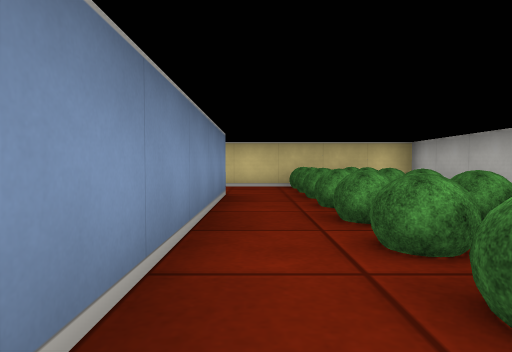
[1] (above)

13 first-person views from a walk through a cub3D level. The camera is about half as high as the walls, tilts 2° down and sees 75° across. The floor is counted in squares. Each view is taken from the middle of a square. On the plan, view 1 faces up. The plan holds only what a view shows up to about 9 squares ahead; the rest is blank.

[2]
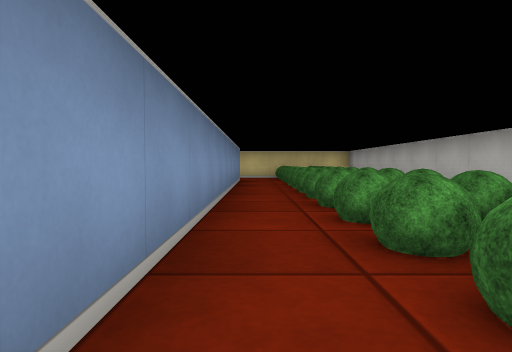

[3]
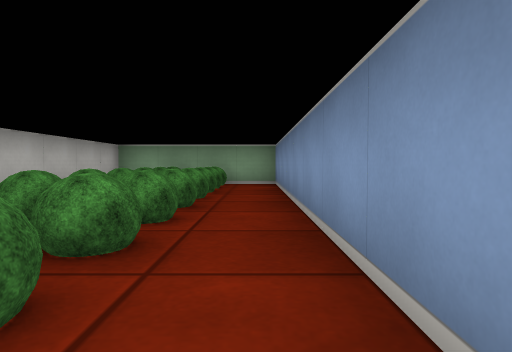

[4]
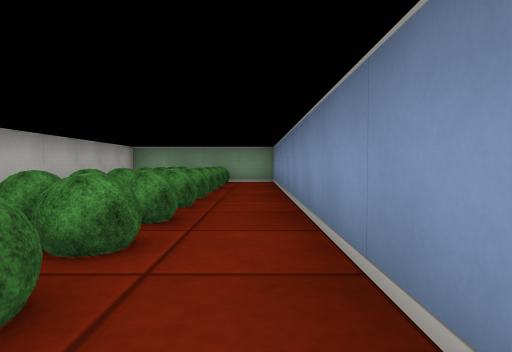

[5]
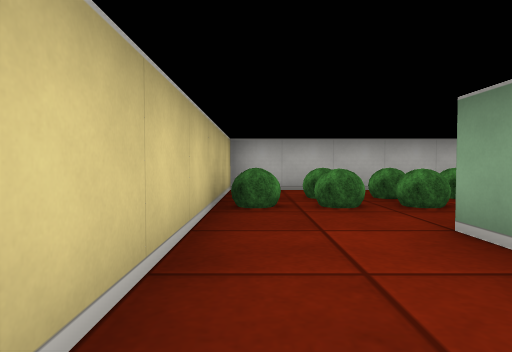

[6]
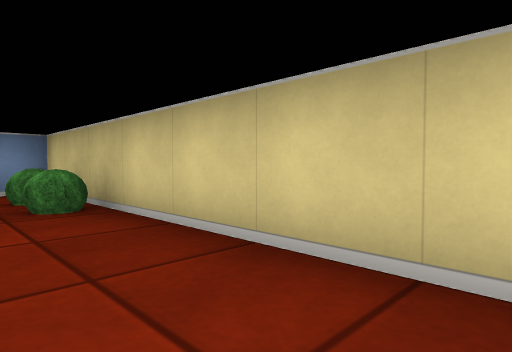

[7]
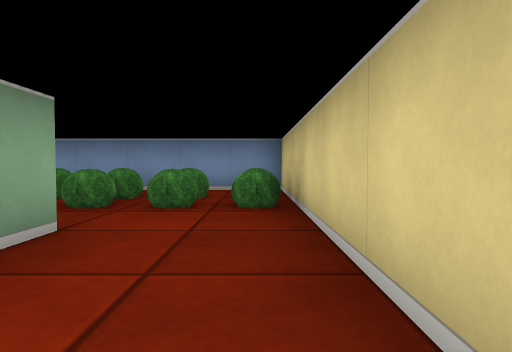

[8]
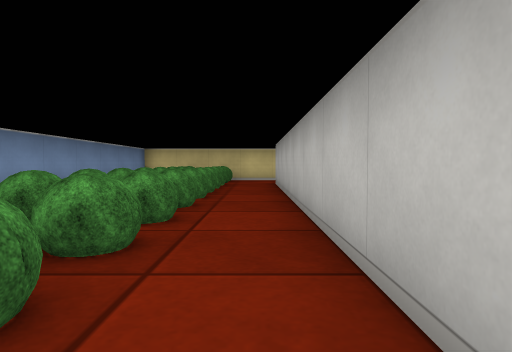

[9]
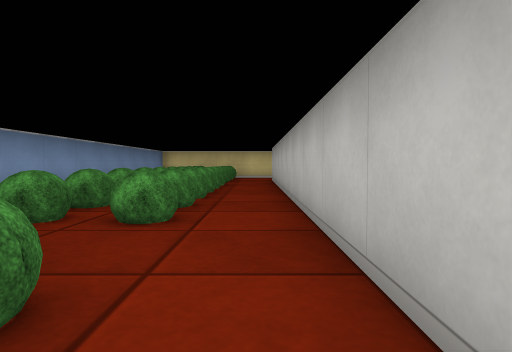

[10]
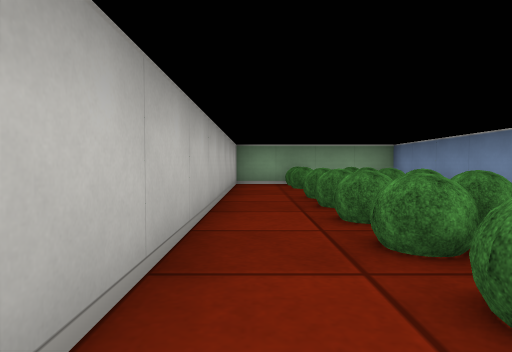

[11]
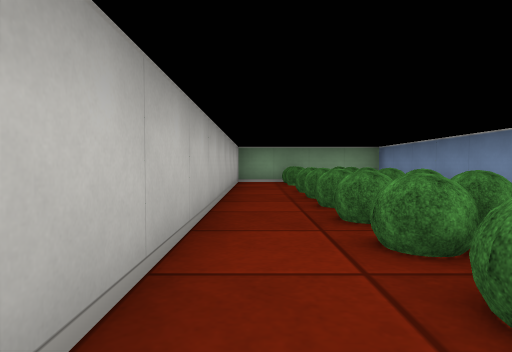

[12]
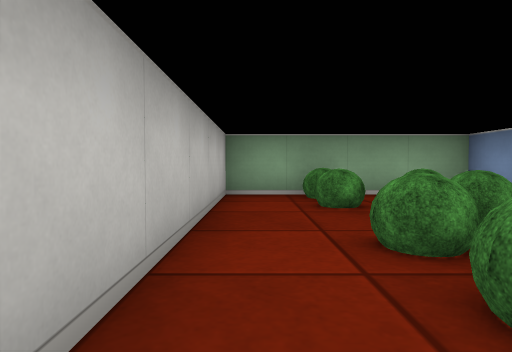

[13]
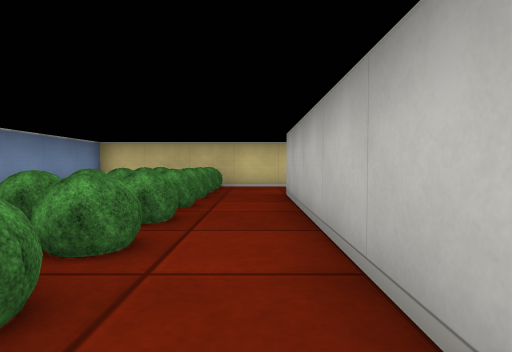

### Floor plan
Points are (right, up) in squares from view 1. A wall is a line through its corners. A room is listed if a view was taken in it or the views show most of it. See-through windows are left out.
Room 1 (views 1, 2, 3, 4, 6, 7)
walls: (-2.5, 5.5) (-0.5, 5.5) (-0.5, -5.5) (3.5, -5.5) (3.5, 7.5) (-2.5, 7.5)
ways out: opening at (-1.5, 6.5) to room 2
objects: other object (1, -5); bush (1, -4); bush (1, -3); bush (1, -2); bush (1, -1); bush (1, 0); bush (1, 1); bush (1, 2); bush (1, 3); bush (1, 4); bush (1, 5); bush (1, 6); bush (1, 7); other object (2, -5); other object (2, -4); other object (2, -3); bush (2, -2); bush (2, -1); bush (2, 0); bush (2, 1); other object (2, 2); bush (2, 3); bush (2, 4); bush (2, 5); bush (2, 6); other object (2, 7)
Room 2 (views 5, 8, 9, 10, 11, 12, 13)
walls: (-2.5, 7.5) (-6.5, 7.5) (-6.5, -5.5) (-2.5, -5.5) (-2.5, 5.5)
ways out: opening at (-1.5, 6.5) to room 1
objects: other object (-5, -4); bush (-5, -3); bush (-5, -2); bush (-5, -1); bush (-5, 0); bush (-5, 1); bush (-5, 2); bush (-5, 3); bush (-5, 4); bush (-5, 5); bush (-5, 6); bush (-5, 7); bush (-4, -5); bush (-4, -4); bush (-4, -2); bush (-4, -1); bush (-4, 0); bush (-4, 1); bush (-4, 2); bush (-4, 3); bush (-4, 4); bush (-4, 5); bush (-4, 6); bush (-4, 7)

Where each view was taken, in squares from view 1:
view 1: 0 up, 0 right, facing up
view 2: 5 down, 0 right, facing up
view 3: 3 up, 0 right, facing down
view 4: 4 up, 0 right, facing down
view 5: 7 up, 3 left, facing right
view 6: 6 up, 0 right, facing up-left
view 7: 7 up, 0 right, facing left
view 8: 3 down, 3 left, facing up
view 9: 5 down, 3 left, facing up
view 10: 3 up, 3 left, facing down
view 11: 4 up, 3 left, facing down
view 12: 0 up, 3 left, facing down
view 13: 0 up, 3 left, facing up
